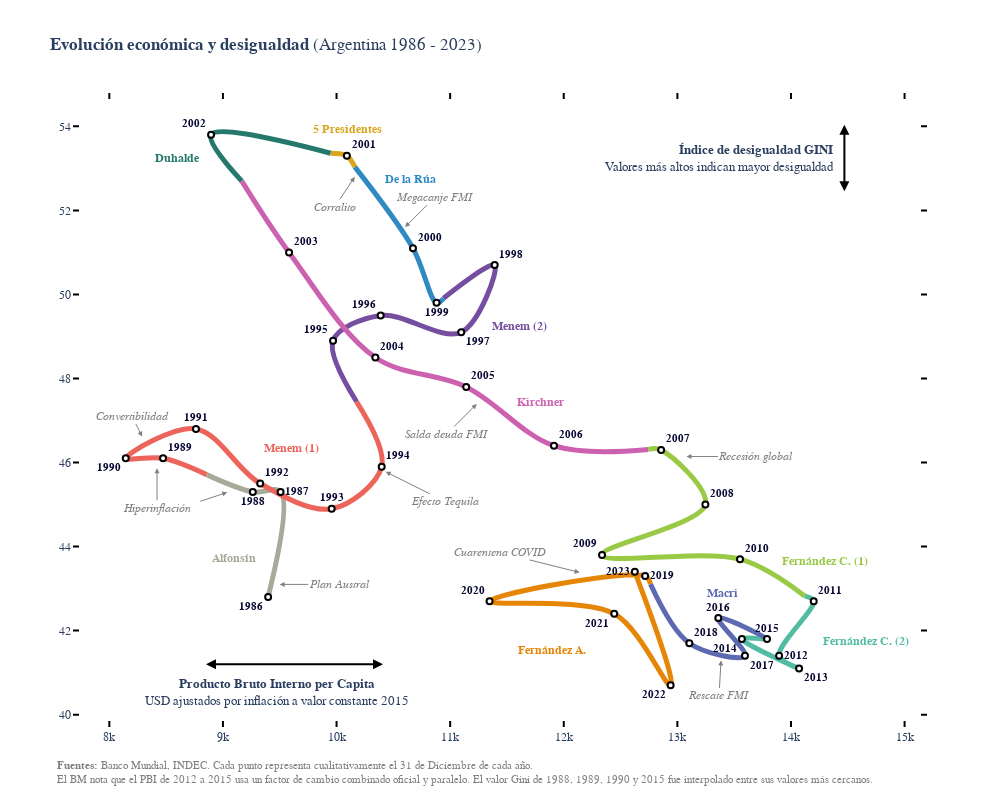

Notebook code cell kept with this figure:
### Markdown cell above
#### Muestro el gráfico

### Code cell
fig.show(config={"displayModeBar": False, "showTips": False}) # Remove floating menu and unnecesary dialog box

### Figure 1 — Plotly figure (JSON) as saved in the notebook; plotly's stock layout.template omitted (floating-point values rounded to 4 significant figures)
{"data": [{"hoverinfo": ["text"], "line": {"color": "rgb(165, 170, 153)", "shape": "spline", "width": 5}, "mode": "lines", "showlegend": false, "textfont": {"color": "#090933", "family": "Helvetica, Verdana", "size": 11}, "type": "scatter", "x": [9398.0, 9507.0, 9263.0, 8856.0], "y": [42.8, 45.3, 45.3, 45.71]}, {"hoverinfo": ["text"], "line": {"color": "rgb(237, 100, 90)", "shape": "spline", "width": 5}, "mode": "lines", "showlegend": false, "textfont": {"color": "#090933", "family": "Helvetica, Verdana", "size": 11}, "type": "scatter", "x": [8856.0, 8473.0, 8144.0, 8763.0, 9328.0, 9957.0, 10400.0, 10180.0], "y": [45.71, 46.1, 46.1, 46.8, 45.5, 44.9, 45.9, 47.45]}, {"hoverinfo": ["text"], "line": {"color": "rgb(118, 78, 159)", "shape": "spline", "width": 5}, "mode": "lines", "showlegend": false, "textfont": {"color": "#090933", "family": "Helvetica, Verdana", "size": 11}, "type": "scatter", "x": [10180.0, 9969.0, 10390.0, 11100.0, 11390.0, 10940.0], "y": [47.45, 48.9, 49.5, 49.1, 50.7, 49.91]}, {"hoverinfo": ["text"], "line": {"color": "rgb(47, 138, 196)", "shape": "spline", "width": 5}, "mode": "lines", "showlegend": false, "textfont": {"color": "#090933", "family": "Helvetica, Verdana", "size": 11}, "type": "scatter", "x": [10940.0, 10880.0, 10670.0, 10160.0], "y": [49.91, 49.8, 51.1, 53.04]}, {"hoverinfo": ["text"], "line": {"color": "rgb(218, 165, 27)", "shape": "spline", "width": 5}, "mode": "lines", "showlegend": false, "textfont": {"color": "#090933", "family": "Helvetica, Verdana", "size": 11}, "type": "scatter", "x": [10160.0, 10090.0, 9947.0], "y": [53.04, 53.3, 53.36]}, {"hoverinfo": ["text"], "line": {"color": "rgb(36, 121, 108)", "shape": "spline", "width": 5}, "mode": "lines", "showlegend": false, "textfont": {"color": "#090933", "family": "Helvetica, Verdana", "size": 11}, "type": "scatter", "x": [9947.0, 8895.0, 9166.0], "y": [53.36, 53.8, 52.7]}, {"hoverinfo": ["text"], "line": {"color": "rgb(204, 97, 176)", "shape": "spline", "width": 5}, "mode": "lines", "showlegend": false, "textfont": {"color": "#090933", "family": "Helvetica, Verdana", "size": 11}, "type": "scatter", "x": [9166.0, 9582.0, 10340.0, 11140.0, 11910.0, 12740.0], "y": [52.7, 51, 48.5, 47.8, 46.4, 46.31]}, {"hoverinfo": ["text"], "line": {"color": "rgb(153, 201, 69)", "shape": "spline", "width": 5}, "mode": "lines", "showlegend": false, "textfont": {"color": "#090933", "family": "Helvetica, Verdana", "size": 11}, "type": "scatter", "x": [12740.0, 12860.0, 13250.0, 12340.0, 13550.0, 14120.0], "y": [46.31, 46.3, 45, 43.8, 43.7, 42.82]}, {"hoverinfo": ["text"], "line": {"color": "rgb(82, 188, 163)", "shape": "spline", "width": 5}, "mode": "lines", "showlegend": false, "textfont": {"color": "#090933", "family": "Helvetica, Verdana", "size": 11}, "type": "scatter", "x": [14120.0, 14200.0, 13900.0, 14070.0, 13570.0, 13760.0], "y": [42.82, 42.7, 41.4, 41.1, 41.8, 41.8]}, {"hoverinfo": ["text"], "line": {"color": "rgb(93, 105, 177)", "shape": "spline", "width": 5}, "mode": "lines", "showlegend": false, "textfont": {"color": "#090933", "family": "Helvetica, Verdana", "size": 11}, "type": "scatter", "x": [13760.0, 13790.0, 13360.0, 13600.0, 13110.0, 12760.0], "y": [41.8, 41.8, 42.3, 41.4, 41.7, 43.11]}, {"hoverinfo": ["text"], "line": {"color": "rgb(229, 134, 6)", "shape": "spline", "width": 5}, "mode": "lines", "showlegend": false, "textfont": {"color": "#090933", "family": "Helvetica, Verdana", "size": 11}, "type": "scatter", "x": [12760.0, 12720.0, 11350.0, 12440.0, 12940.0, 12630.0], "y": [43.11, 43.3, 42.7, 42.4, 40.7, 43.4]}, {"hoverinfo": ["text"], "hovertemplate": "Finales de año: <b>%{text}</b><br>PBI PPP: <b>$%{x:.0f}</b><br>Gini: <b>%{y:.2f}</b><br>", "line": {"shape": "spline"}, "marker": {"color": "white", "line": {"color": "black", "width": 2}, "size": 6}, "mode": "markers+text", "showlegend": false, "text": [1986, 1987, 1988, 1989, 1990, 1991, 1992, 1993, 1994, 1995, 1996, 1997, 1998, 1999, 2000, 2001, 2002, 2003, 2004, 2005, 2006, 2007, 2008, 2009, 2010, 2011, 2012, 2013, 2014, 2015, 2016, 2017, 2018, 2019, 2020, 2021, 2022, 2023], "textfont": {"color": "#090933", "family": "Helvetica, Verdana", "size": 11}, "textposition": ["bottom left", "middle right", "bottom center", "top right", "bottom left", "top center", "top right", "top center", "top right", "top left", "top left", "bottom right", "top right", "bottom center", "top right", "top right", "top left", "top right", "top right", "top right", "top right", "top right", "top right", "top left", "top right", "top right", "middle right", "bottom right", "bottom left", "top center", "top center", "bottom right", "top right", "middle right", "top left", "bottom left", "bottom left", "middle left"], "texttemplate": "<b>%{text}</b>", "type": "scatter", "x": [9398.0, 9507.0, 9263.0, 8473.0, 8144.0, 8763.0, 9328.0, 9957.0, 10400.0, 9969.0, 10390.0, 11100.0, 11390.0, 10880.0, 10670.0, 10090.0, 8895.0, 9582.0, 10340.0, 11140.0, 11910.0, 12860.0, 13250.0, 12340.0, 13550.0, 14200.0, 13900.0, 14070.0, 13570.0, 13790.0, 13360.0, 13600.0, 13110.0, 12720.0, 11350.0, 12440.0, 12940.0, 12630.0], "y": [42.8, 45.3, 45.3, 46.1, 46.1, 46.8, 45.5, 44.9, 45.9, 48.9, 49.5, 49.1, 50.7, 49.8, 51.1, 53.3, 53.8, 51, 48.5, 47.8, 46.4, 46.3, 45, 43.8, 43.7, 42.7, 41.4, 41.1, 41.8, 41.8, 42.3, 41.4, 41.7, 43.3, 42.7, 42.4, 40.7, 43.4]}], "layout": {"annotations": [{"font": {"color": "rgb(165, 170, 153)", "family": "Helvetica, Verdana", "size": 12}, "showarrow": false, "text": "<b>Alfonsín</b>", "x": 9100, "xref": "x", "y": 43.5, "yref": "y", "yshift": 10}, {"font": {"color": "rgb(237, 100, 90)", "family": "Helvetica, Verdana", "size": 12}, "showarrow": false, "text": "<b>Menem (1)</b>", "x": 9600, "xref": "x", "y": 46.1, "yref": "y", "yshift": 10}, {"font": {"color": "rgb(118, 78, 159)", "family": "Helvetica, Verdana", "size": 12}, "showarrow": false, "text": "<b>Menem (2)</b>", "x": 11610, "xref": "x", "y": 49, "yref": "y", "yshift": 10}, {"font": {"color": "rgb(47, 138, 196)", "family": "Helvetica, Verdana", "size": 12}, "showarrow": false, "text": "<b>De la Rúa</b>", "x": 10650, "xref": "x", "y": 52.5, "yref": "y", "yshift": 10}, {"font": {"color": "rgb(218, 165, 27)", "family": "Helvetica, Verdana", "size": 12}, "showarrow": false, "text": "<b>5 Presidentes</b>", "x": 10100, "xref": "x", "y": 53.7, "yref": "y", "yshift": 10}, {"font": {"color": "rgb(36, 121, 108)", "family": "Helvetica, Verdana", "size": 12}, "showarrow": false, "text": "<b>Duhalde</b>", "x": 8600, "xref": "x", "y": 53, "yref": "y", "yshift": 10}, {"font": {"color": "rgb(204, 97, 176)", "family": "Helvetica, Verdana", "size": 12}, "showarrow": false, "text": "<b>Kirchner</b>", "x": 11800, "xref": "x", "y": 47.2, "yref": "y", "yshift": 10}, {"font": {"color": "rgb(153, 201, 69)", "family": "Helvetica, Verdana", "size": 12}, "showarrow": false, "text": "<b>Fernández C. (1)</b>", "x": 14300, "xref": "x", "y": 43.4, "yref": "y", "yshift": 10}, {"font": {"color": "rgb(82, 188, 163)", "family": "Helvetica, Verdana", "size": 12}, "showarrow": false, "text": "<b>Fernández C. (2)   </b>", "x": 14700, "xref": "x", "y": 41.5, "yref": "y", "yshift": 10}, {"font": {"color": "rgb(93, 105, 177)", "family": "Helvetica, Verdana", "size": 12}, "showarrow": false, "text": "<b>Macri</b>", "x": 13400, "xref": "x", "y": 42.65, "yref": "y", "yshift": 10}, {"font": {"color": "rgb(229, 134, 6)", "family": "Helvetica, Verdana", "size": 12}, "showarrow": false, "text": "<b>Fernández A.</b>", "x": 11900, "xref": "x", "y": 41.3, "yref": "y", "yshift": 10}, {"align": "right", "font": {"family": "Helvetica, Verdana", "size": 13}, "showarrow": false, "text": "<b>Índice de desigualdad GINI</b><br>Valores más altos indican mayor desigualdad", "x": 0.9, "xref": "paper", "y": 0.935, "yref": "paper"}, {"align": "center", "arrowcolor": "black", "arrowhead": 2, "arrowside": "end+start", "arrowsize": 1, "arrowwidth": 2, "ax": 0, "ay": 74, "opacity": 1, "showarrow": true, "x": 0.91, "xref": "paper", "y": 0.96, "yref": "paper"}, {"align": "center", "font": {"family": "Helvetica, Verdana", "size": 13}, "showarrow": false, "text": "<b>Producto Bruto Interno per Capita</b><br>USD ajustados por inflación a valor constante 2015", "x": 0.075, "xref": "paper", "y": 0.016, "yref": "paper"}, {"align": "center", "arrowcolor": "black", "arrowhead": 2, "arrowside": "end+start", "arrowsize": 1, "arrowwidth": 2, "ax": 180, "ay": 0, "opacity": 1, "showarrow": true, "x": 0.15, "xref": "paper", "y": 0.09, "yref": "paper"}, {"align": "center", "arrowcolor": "grey", "arrowhead": 2, "arrowsize": 1, "arrowwidth": 1, "ax": 60, "ay": 0, "font": {"color": "grey", "family": "Helvetica, Verdana", "size": 12}, "showarrow": true, "text": "<i>Plan Austral</i>", "x": 9411.0, "xref": "x", "xshift": 10, "y": 43.1, "yref": "y", "yshift": 0}, {"align": "center", "arrowcolor": "grey", "arrowhead": 2, "arrowsize": 1, "arrowwidth": 1, "ax": -30, "ay": 10, "font": {"color": "grey", "family": "Helvetica, Verdana", "size": 12}, "showarrow": true, "text": "<i> </i>", "x": 9038.0, "xref": "x", "xshift": 0, "y": 45.53, "yref": "y", "yshift": -10}, {"align": "center", "arrowcolor": "grey", "arrowhead": 2, "arrowsize": 1, "arrowwidth": 1, "ax": 0, "ay": 40, "font": {"color": "grey", "family": "Helvetica, Verdana", "size": 12}, "showarrow": true, "text": "<i>Hiperinflación</i>", "x": 8420.0, "xref": "x", "xshift": 0, "y": 46.1, "yref": "y", "yshift": -10}, {"align": "center", "arrowcolor": "grey", "arrowhead": 2, "arrowsize": 1, "arrowwidth": 1, "ax": -10, "ay": -20, "font": {"color": "grey", "family": "Helvetica, Verdana", "size": 12}, "showarrow": true, "text": "<i>Convertibilidad</i>", "x": 8288.0, "xref": "x", "xshift": 0, "y": 46.26, "yref": "y", "yshift": 15}, {"align": "center", "arrowcolor": "grey", "arrowhead": 2, "arrowsize": 1, "arrowwidth": 1, "ax": 60, "ay": 30, "font": {"color": "grey", "family": "Helvetica, Verdana", "size": 12}, "showarrow": true, "text": "<i>Efecto Tequila</i>", "x": 10340.0, "xref": "x", "xshift": 10, "y": 45.78, "yref": "y", "yshift": 0}, {"align": "center", "arrowcolor": "grey", "arrowhead": 2, "arrowsize": 1, "arrowwidth": 1, "ax": 30, "ay": -30, "font": {"color": "grey", "family": "Helvetica, Verdana", "size": 12}, "showarrow": true, "text": "<i>Megacanje FMI</i>", "x": 10600.0, "xref": "x", "xshift": 0, "y": 51.36, "yref": "y", "yshift": 10}, {"align": "center", "arrowcolor": "grey", "arrowhead": 2, "arrowsize": 1, "arrowwidth": 1, "ax": -20, "ay": 30, "font": {"color": "grey", "family": "Helvetica, Verdana", "size": 12}, "showarrow": true, "text": "<i>Corralito</i>", "x": 10160.0, "xref": "x", "xshift": 0, "y": 53.04, "yref": "y", "yshift": -10}, {"align": "center", "arrowcolor": "grey", "arrowhead": 2, "arrowsize": 1, "arrowwidth": 1, "ax": -30, "ay": 30, "font": {"color": "grey", "family": "Helvetica, Verdana", "size": 12}, "showarrow": true, "text": "<i>Salda deuda FMI</i>", "x": 11230.0, "xref": "x", "xshift": 0, "y": 47.63, "yref": "y", "yshift": -10}, {"align": "center", "arrowcolor": "grey", "arrowhead": 2, "arrowsize": 1, "arrowwidth": 1, "ax": 70, "ay": 0, "font": {"color": "grey", "family": "Helvetica, Verdana", "size": 12}, "showarrow": true, "text": "<i>Recesión global</i>", "x": 12900.0, "xref": "x", "xshift": 20, "y": 46.14, "yref": "y", "yshift": 0}, {"align": "center", "arrowcolor": "grey", "arrowhead": 2, "arrowsize": 1, "arrowwidth": 1, "ax": -2, "ay": 35, "font": {"color": "grey", "family": "Helvetica, Verdana", "size": 12}, "showarrow": true, "text": "<i>Rescate FMI</i>", "x": 13380.0, "xref": "x", "xshift": 0, "y": 41.53, "yref": "y", "yshift": -10}, {"align": "center", "arrowcolor": "grey", "arrowhead": 2, "arrowsize": 1, "arrowwidth": 1, "ax": -80, "ay": -20, "font": {"color": "grey", "family": "Helvetica, Verdana", "size": 12}, "showarrow": true, "text": "<i>Cuarentena COVID</i>", "x": 12100.0, "xref": "x", "xshift": 5, "y": 43.03, "yref": "y", "yshift": 15}, {"align": "left", "font": {"color": "grey", "family": "Helvetica, Verdana", "size": 11}, "showarrow": false, "text": "<b>Fuentes:</b> Banco Mundial, INDEC. Cada punto representa cualitativamente el 31 de Diciembre de cada año.<br>El BM nota que el PBI de 2012 a 2015 usa un factor de cambio combinado oficial y paralelo. El valor Gini de 1988, 1989, 1990 y 2015 fue interpolado entre sus valores más cercanos.", "x": -0.03, "xref": "paper", "y": -0.11, "yref": "paper"}], "font": {"family": "Helvetica, Verdana"}, "height": 800, "hoverdistance": 100, "legend": {"itemclick": "toggleothers", "itemdoubleclick": "toggle"}, "paper_bgcolor": "#ffffff", "plot_bgcolor": "#ffffff", "spikedistance": 1000, "title": {"text": "<b>Evolución económica y desigualdad</b> (Argentina 1986 - 2023)"}, "width": 1000, "xaxis": {"linecolor": "rgba(0,0,0,0)", "mirror": "ticks", "showgrid": false, "showspikes": true, "spikecolor": "#999999", "spikedash": "dot", "spikemode": "across", "spikethickness": 1, "tickcolor": "black", "ticklen": 6, "ticks": "outside", "tickwidth": 2}, "yaxis": {"linecolor": "rgba(0,0,0,0)", "mirror": "ticks", "showgrid": false, "showspikes": true, "spikecolor": "#999999", "spikedash": "dot", "spikemode": "across", "spikethickness": 1, "tickcolor": "black", "ticklen": 6, "ticks": "outside", "tickwidth": 2}}}
